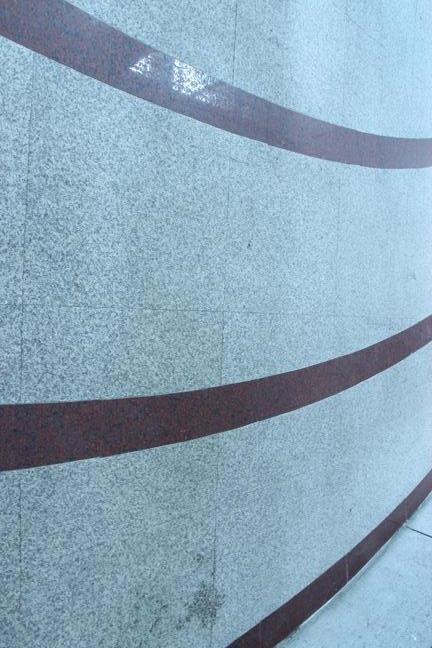
%> input picture Resource/input_image/entrance3/image_01.jpg, 432 x 648 px
$ octave --eval "result = preDescriptor(imread('../input_image/entrance3/image_01.jpg'));"   (GNU Octave 9; MATLAB toolbox functions it lacks are replaced by stand-ins)
%> lines starting %> are read from the running program, lines starting %| are printed output that depends on the picture
function [magnitude, angle, image] = preDescriptor(img)
    % Turn image to grey scale
    img = rgb2gray(img);
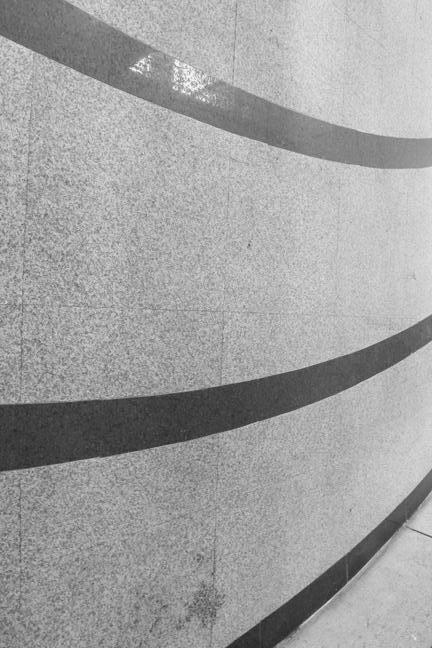
%> img: size 648x432 uint8; min 32, max 251, mean 161.7

    % Convert img to double (to make gradient works)
    img = double(img);
%> img: size 648x432 double

    % Get Gaussian filter
    filter = fspecial('gaussian', [10 10], 1.5);

    % Smooth image
    image = filter2(filter, img);
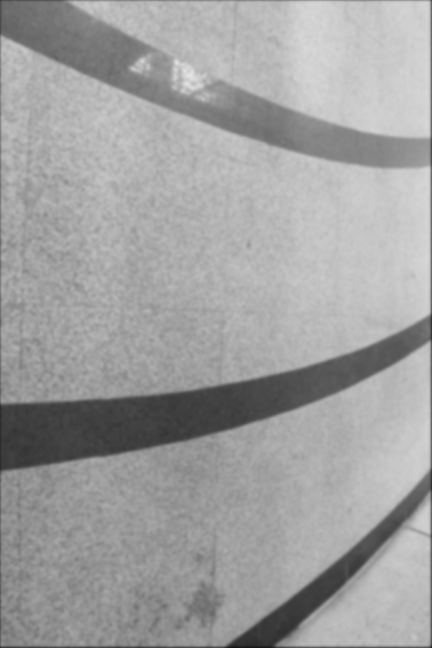
%> image: size 648x432 double; min 21.71, max 228.8, mean 161
    % Exclude the edges of the image
    Dx = img(2:(end - 1), 3:(end)) - img(2:(end - 1), 1:(end - 2));
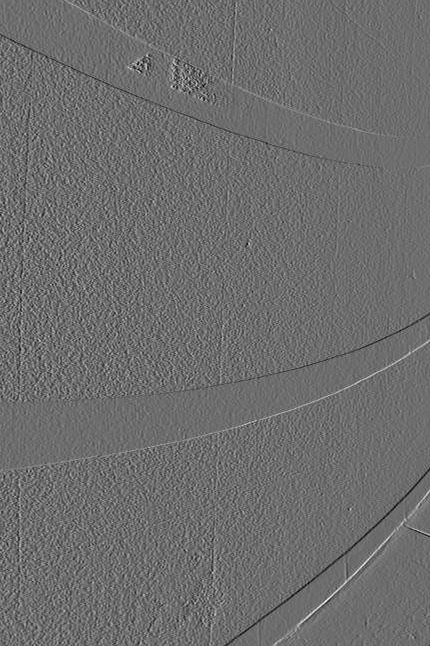
%> Dx: size 646x430 double; min -112, max 149, mean 0.2; drawn with min black and max white
    Dy = img(3:(end), 2:(end - 1)) - img(1:(end - 2), 2:(end - 1));
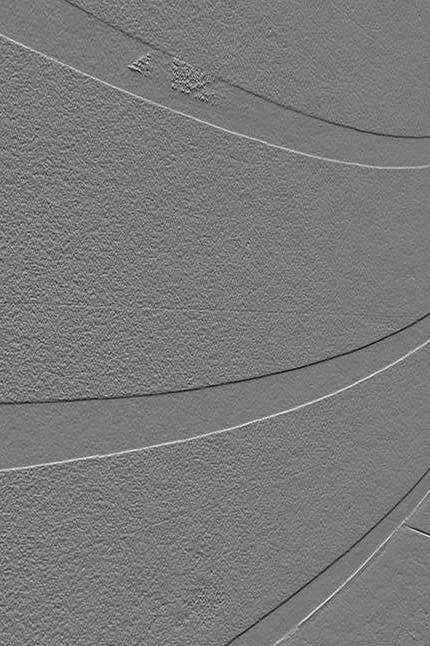
%> Dy: size 646x430 double; min -138, max 152, mean -0.1; drawn with min black and max white

    magnitude = zeros(size(img));
    magnitude(2:(end - 1), 2:(end - 1)) = sqrt(Dx .^ 2 + Dy .^ 2);
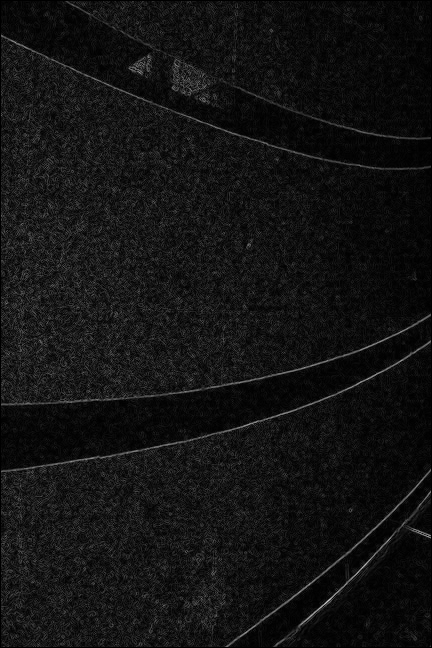
%> magnitude: size 648x432 double; min 0, max 208, mean 19

    angle = zeros(size(img));
    angle(2:(end - 1), 2:(end - 1)) = atan2(Dy, Dx);
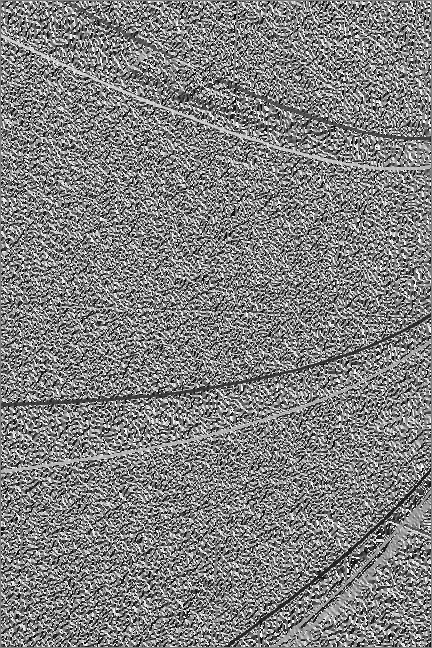
%> angle: size 648x432 double; min -3.13, max 3.14, mean 0.039; drawn with min black and max white
    % Turn all angles to positive
    angle(angle < 0) = angle(angle < 0) + 2 * pi;
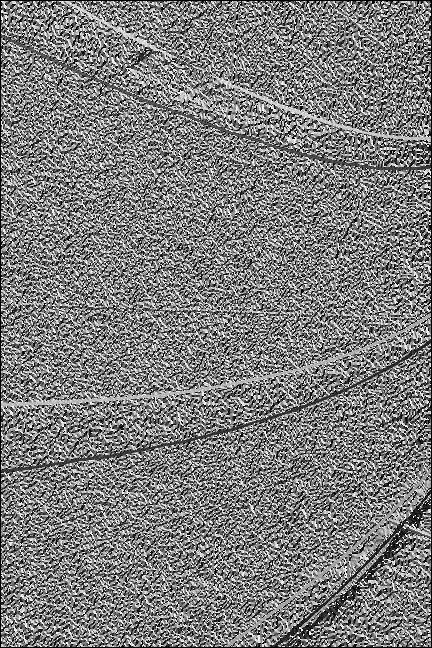
%> angle: size 648x432 double; min 0, max 6.27, mean 3.07; drawn with min black and max white
end

$ run again, on Resource/input_image/entrance3/image_02.jpg
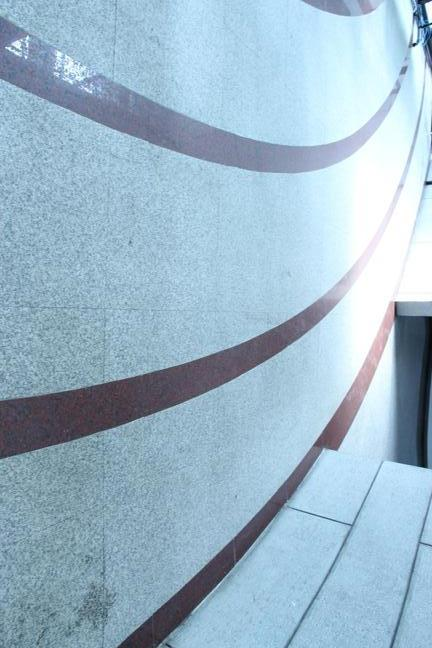
%> input picture Resource/input_image/entrance3/image_02.jpg, 432 x 648 px
%> in preDescriptor, `magnitude(2:(end - 1), 2:(end - 1)) = sqrt(Dx .^ 2 + Dy .^ 2);`:
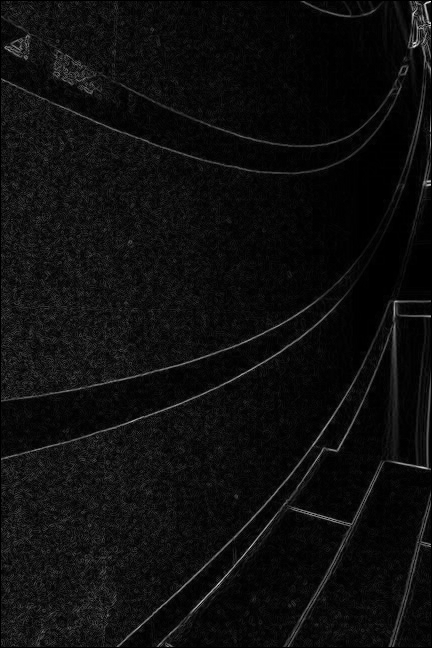
%> magnitude: size 648x432 double; min 0, max 227, mean 14
%> in preDescriptor, `angle(angle < 0) = angle(angle < 0) + 2 * pi;`:
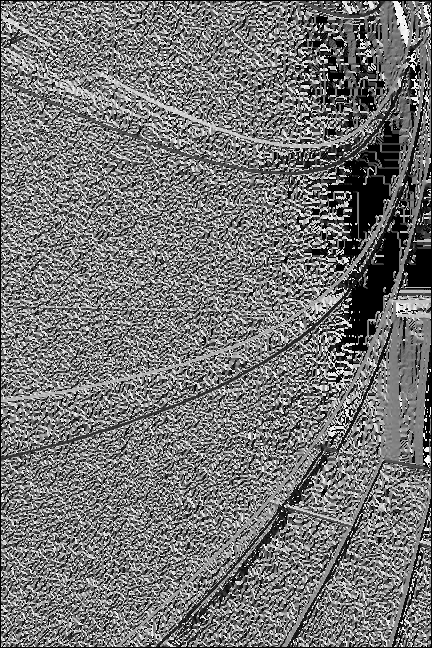
%> angle: size 648x432 double; min 0, max 6.27, mean 2.88; drawn with min black and max white

$ run again, on Resource/input_image/entrance3/image_03.jpg
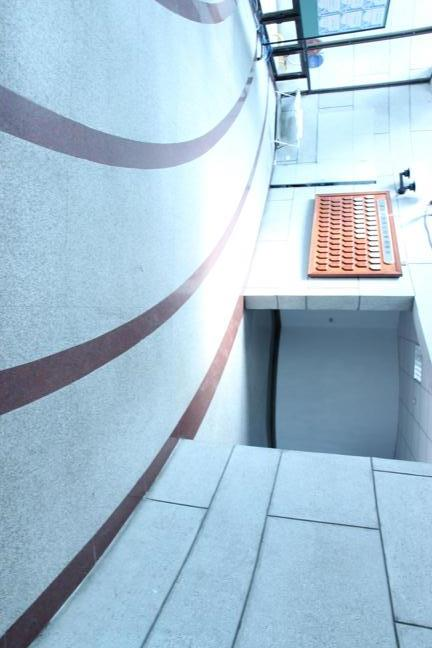
%> input picture Resource/input_image/entrance3/image_03.jpg, 432 x 648 px
%> in preDescriptor, `magnitude(2:(end - 1), 2:(end - 1)) = sqrt(Dx .^ 2 + Dy .^ 2);`:
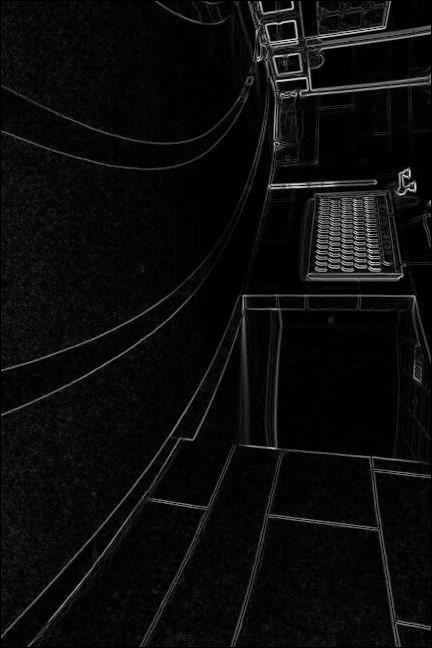
%> magnitude: size 648x432 double; min 0, max 249.7, mean 12.1
%> in preDescriptor, `angle(angle < 0) = angle(angle < 0) + 2 * pi;`:
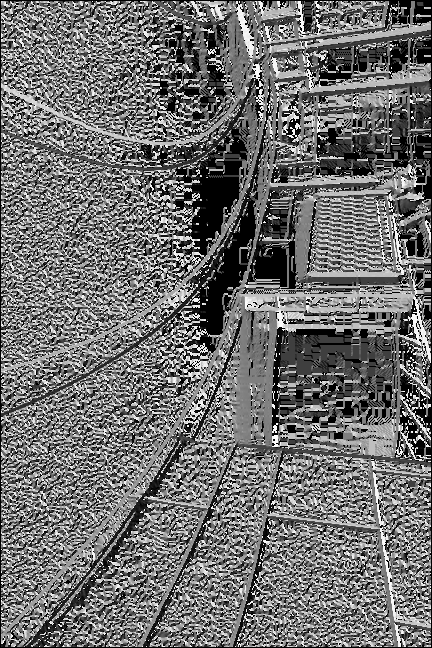
%> angle: size 648x432 double; min 0, max 6.27, mean 2.75; drawn with min black and max white

$ run again, on Resource/input_image/entrance3/image_04.jpg
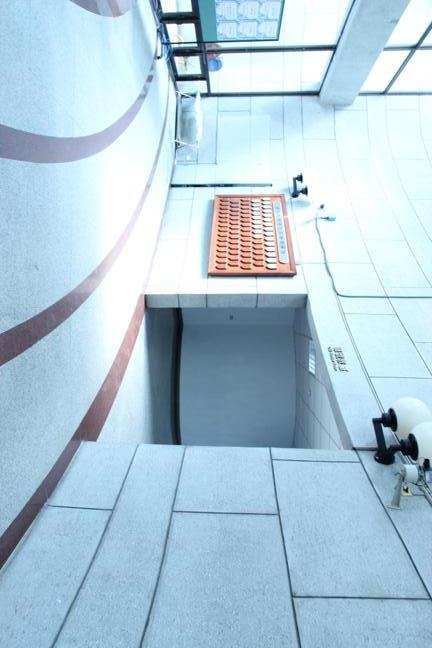
%> input picture Resource/input_image/entrance3/image_04.jpg, 432 x 648 px
%> in preDescriptor, `angle(angle < 0) = angle(angle < 0) + 2 * pi;`:
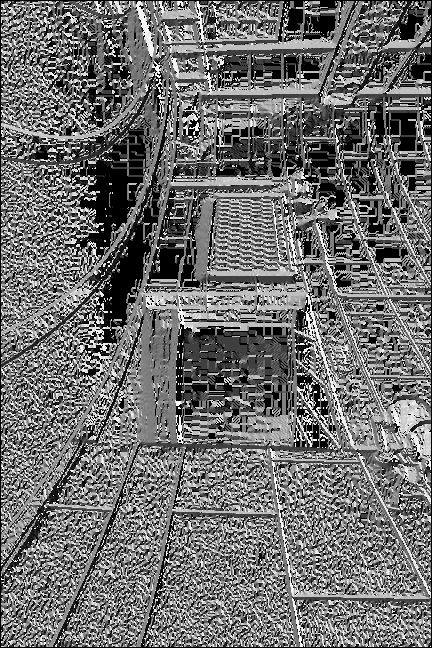
%> angle: size 648x432 double; min 0, max 6.27, mean 2.73; drawn with min black and max white
